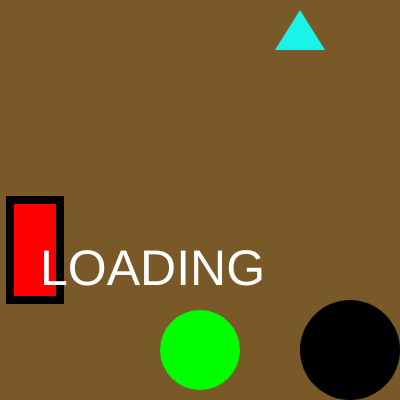
Frame 1 (no input)
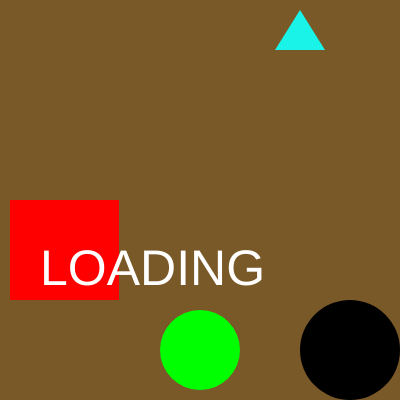
Frame 60 (no input)
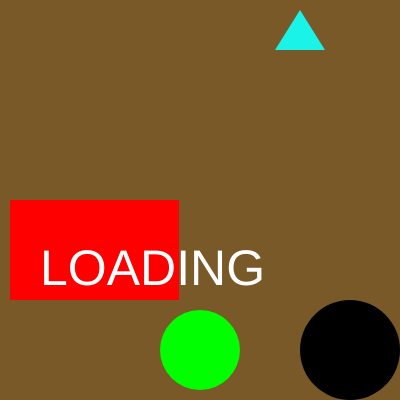
Frame 120 (the mouse pressed at the canvas centre since frame 60)

The p5.js sketch that drew these frames (run headless with seeded random() and noise() and a simulated clock; from frame 60 on, the mouse is pressed at the canvas centre):

// p5.js sketch
// ── sketch.js
var x = 50;

function setup() {
  createCanvas(400, 400);
}

function draw() {
  background(122, 89, 40);
  strokeWeight(8)
  fill(255, 0, 0);
  rect(10, 200, x, 100);
  
  fill(255,255,255);
  textSize(50);
  text("LOADING", 40, 285);
  
  noStroke(0);
  fill(0, 255, 0);
  ellipse(200, 350, 80, 80);
  
  noStroke(0);
  fill(25, 243, 232);
  triangle(300, 10, 275, 50,  325, 50);
  
  var a = color('black');
  fill(a);
  ellipse(350, 350, 100, 100);

x = x + 1;
}
